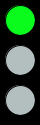
Frame 1 (no input)
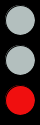
Frame 60 (the mouse pressed at the canvas centre just before this capture)
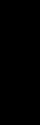
Frame 120 (the mouse held since frame 60 and released just before this capture)

The Processing sketch that drew these frames (run headless with seeded random() and noise(); from frame 60 on, the mouse is pressed at the canvas centre):

// Processing sketch: TaskThree
// ── TaskThree.pde
//TaskThree
//3a
int green = (#0AFC1C);
int yellow = (#FCFC0A);
int red =(#F00F0F);
int black = 0;

void setup(){
ellipseMode(CENTER); 
rectMode(CENTER);
size(40,125);
frameRate(10);
}
int c;

void draw(){
int m =millis()-c;
  background(black);
  if(m<2000){
fill(green);
  ellipse(20,20,30,30);
fill(grey);
ellipse(20,60,30,30);
fill(grey);
ellipse(20,100,30,30);
  }else if(m<4000){
fill(grey);
ellipse(20,20,30,30);
fill(yellow);
ellipse(20,60,30,30);
fill(grey);
ellipse(20,100,30,30);
  }else if (m<8000){
fill(grey);
ellipse(20,20,30,30);
fill(grey);
ellipse(20,60,30,30);
fill(red);
ellipse(20,100,30,30);
}
}
//3b
int grey = (#B3BFBE);
